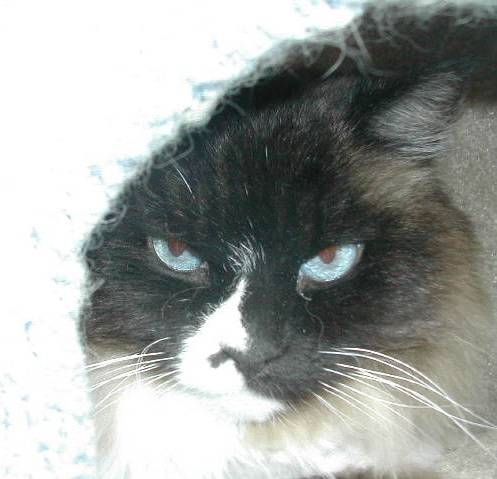
#> input picture train/train/cat.10073.jpg, 497 x 479 px; its folder holds 4 pictures in this run
$ python task03.py
#> lines starting #> are read from the running program, lines starting #| are printed output that depends on the picture
import os
import cv2
import numpy as np
from skimage.feature import hog
from sklearn.svm import SVC
from sklearn.metrics import accuracy_score, classification_report
import joblib

IMAGE_SIZE = (128, 128)

def extract_features(image_path):
#> called with image_path = 'train/train/cat.10073.jpg'
    img = cv2.imread(image_path)
#> img is the input picture: shape (479, 497, 3); mean B, G, R 156.4, 159.4, 155.8
    img = cv2.resize(img, IMAGE_SIZE)
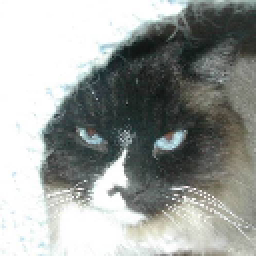
#> img: shape (128, 128, 3) (shown 2 times larger); mean B, G, R 156.3, 159.3, 155.7
    gray = cv2.cvtColor(img, cv2.COLOR_BGR2GRAY)
    features = hog(
        gray,
        orientations=9,
        pixels_per_cell=(8, 8),
        cells_per_block=(2, 2),
        block_norm='L2-Hys'
    )
#> features = 8100 values, max 0.707 at index 1647, min 0 at index 3, mean 0.132
    return features

def load_data(folder):
    X, y = [], []
    for file in os.listdir(folder):
        if file.lower().endswith(('.jpg', '.jpeg', '.png', '.jfif')):
            path = os.path.join(folder, file)
            X.append(extract_features(path))
            y.append(0 if file.startswith("cat") else 1)
#> pass 2 of the loop in load_data, `for file in os.listdir(folder):`:
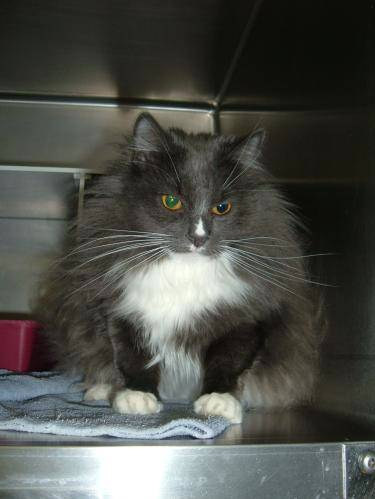
#> input picture train/train/cat.10136.jpg, 375 x 499 px
#> in extract_features, img is the input picture: shape (499, 375, 3); mean B, G, R 73.5, 78.5, 76.9
#> in extract_features (call 2), `img = cv2.resize(img, IMAGE_SIZE)`:
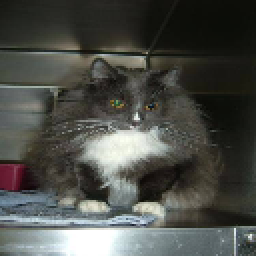
#> img: shape (128, 128, 3) (shown 2 times larger); mean B, G, R 73.4, 78.4, 76.8
#> features = 8100 values, max 0.686 at index 2182, min 0 at index 5, mean 0.128
#> pass 3 of the loop in load_data, `for file in os.listdir(folder):`:
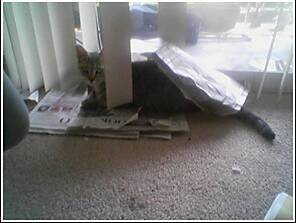
#> input picture train/train/cat.10365.jpg, 296 x 223 px
#> in extract_features, img is the input picture: shape (223, 296, 3); mean B, G, R 124.8, 125.2, 125.3
#> in extract_features (call 3), `img = cv2.resize(img, IMAGE_SIZE)`:
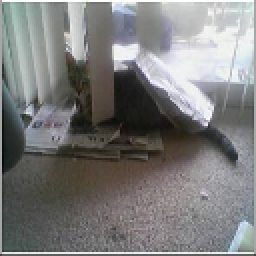
#> img: shape (128, 128, 3) (shown 2 times larger); mean B, G, R 124.4, 124.8, 124.9
#> features = 8100 values, max 0.544 at index 7618, min 0 at index 10, mean 0.133
#> the loop made 4 passes; the first 3 are shown
    return np.array(X), np.array(y)

print("Loading training data...")
X_train, y_train = load_data("train/train")

print("Loading testing data...")
X_test, y_test = load_data("test1")
#> (the run stopped early here; a loop or call above may not have finished)
